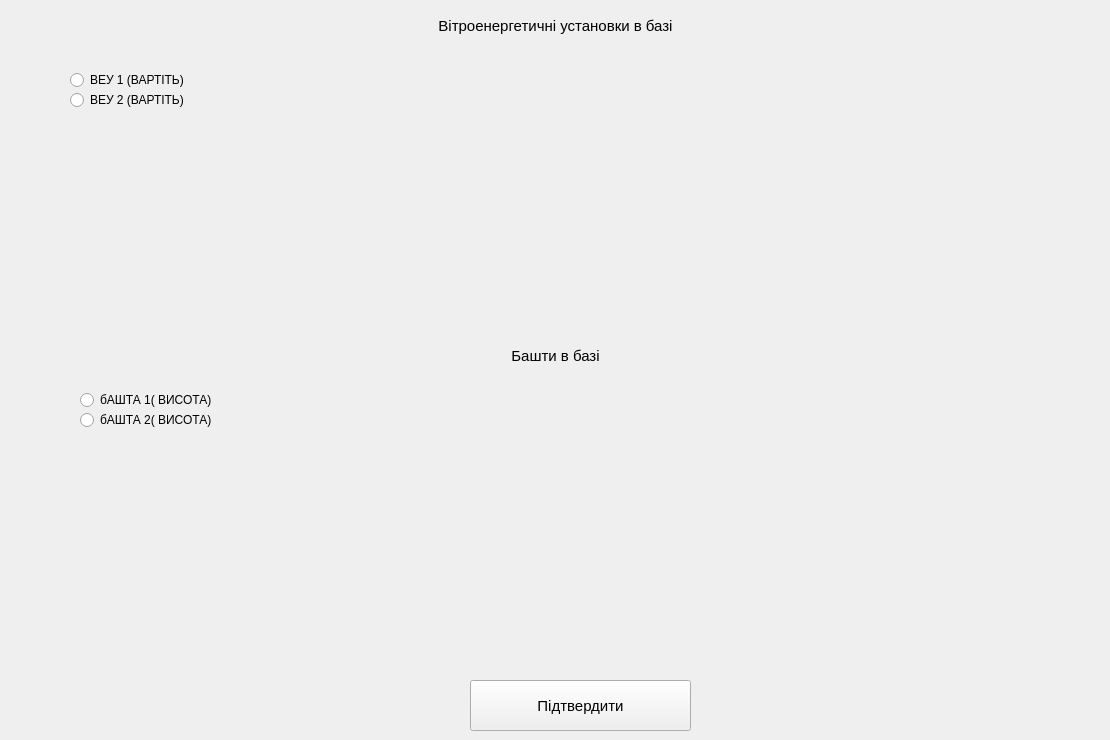
        <widget class="QWidget" name="tab_21">
         <attribute name="title">
          <string>             Обрати з бази             </string>
         </attribute>
         <widget class="QWidget" name="widget" native="true">
          <property name="geometry">
           <rect>
            <x>0</x>
            <y>0</y>
            <width>1101</width>
            <height>331</height>
           </rect>
          </property>
          <widget class="QRadioButton" name="radioButton_2">
           <property name="geometry">
            <rect>
             <x>70</x>
             <y>70</y>
             <width>1011</width>
             <height>20</height>
            </rect>
           </property>
           <property name="text">
            <string>ВЕУ 1 (ВАРТІТЬ)</string>
           </property>
          </widget>
          <widget class="QLabel" name="label_33">
           <property name="geometry">
            <rect>
             <x>0</x>
             <y>0</y>
             <width>1111</width>
             <height>51</height>
            </rect>
           </property>
           <property name="font">
            <font>
             <family>MS Shell Dlg 2</family>
             <pointsize>11</pointsize>
            </font>
           </property>
           <property name="text">
            <string>Вітроенергетичні установки в базі</string>
           </property>
           <property name="alignment">
            <set>Qt::AlignCenter</set>
           </property>
           <property name="wordWrap">
            <bool>false</bool>
           </property>
          </widget>
          <widget class="QRadioButton" name="radioButton_3">
           <property name="geometry">
            <rect>
             <x>70</x>
             <y>90</y>
             <width>1011</width>
             <height>20</height>
            </rect>
           </property>
           <property name="text">
            <string>ВЕУ 2 (ВАРТІТЬ)</string>
           </property>
          </widget>
         </widget>
         <widget class="QWidget" name="widget_2" native="true">
          <property name="geometry">
           <rect>
            <x>0</x>
            <y>330</y>
            <width>1101</width>
            <height>331</height>
           </rect>
          </property>
          <widget class="QLabel" name="label_34">
           <property name="geometry">
            <rect>
             <x>0</x>
             <y>0</y>
             <width>1111</width>
             <height>51</height>
            </rect>
           </property>
           <property name="font">
            <font>
             <family>MS Shell Dlg 2</family>
             <pointsize>11</pointsize>
            </font>
           </property>
           <property name="text">
            <string>Башти в базі</string>
           </property>
           <property name="alignment">
            <set>Qt::AlignCenter</set>
           </property>
           <property name="wordWrap">
            <bool>false</bool>
           </property>
          </widget>
          <widget class="QRadioButton" name="radioButton_5">
           <property name="geometry">
            <rect>
             <x>80</x>
             <y>80</y>
             <width>1011</width>
             <height>20</height>
            </rect>
           </property>
           <property name="text">
            <string>бАШТА 2( ВИСОТА)</string>
           </property>
          </widget>
          <widget class="QRadioButton" name="radioButton_4">
           <property name="geometry">
            <rect>
             <x>80</x>
             <y>60</y>
             <width>1011</width>
             <height>20</height>
            </rect>
           </property>
           <property name="text">
            <string>бАШТА 1( ВИСОТА)</string>
           </property>
          </widget>
         </widget>
         <widget class="QPushButton" name="pushButtonConfirm_4">
          <property name="geometry">
           <rect>
            <x>470</x>
            <y>680</y>
            <width>221</width>
            <height>51</height>
           </rect>
          </property>
          <property name="font">
           <font>
            <family>MS Shell Dlg 2</family>
            <pointsize>11</pointsize>
           </font>
          </property>
          <property name="text">
           <string>Підтвердити</string>
          </property>
         </widget>
        </widget>
